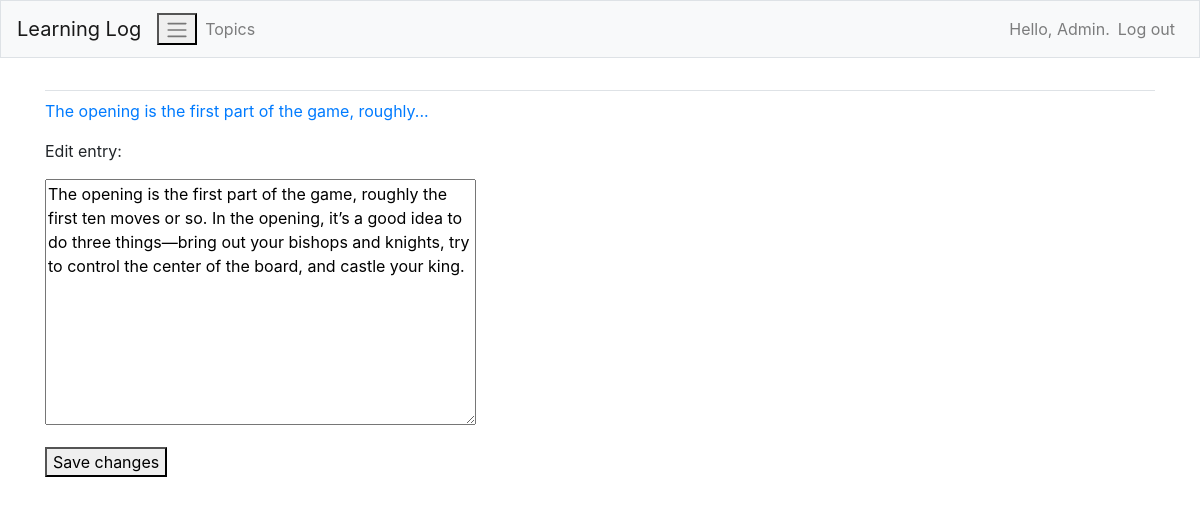
The page /edit_entry/1/ (signed in) on the database its author committed.
### MainApp/models.py (models this page shows)
class Entry(models.Model):
    topic = models.ForeignKey(Topic,on_delete=models.CASCADE)
    text = models.TextField()
    date_added = models.DateTimeField(auto_now_add=True)
    class Meta:
        verbose_name_plural = 'entries'
    def __str__(self):
        return f"{self.text[:50]}..."

### MainApp/views.py (the view)
# urls.py: path('edit_entry/<int:entry_id>/', views.edit_entry, name='edit_entry'),
@login_required
def edit_entry(request,entry_id):
    entry = Entry.objects.get(id=entry_id)
    topic =  entry.topic
    if topic.owner != request.user:
        raise Http404
    if request.method != 'POST':
        form = EntryForm(instance=entry)
    else:
        form = EntryForm(instance=entry, data=request.POST)
        if form.is_valid():
            form.save()
            return redirect('MainApp:topic', topic_id=topic.id)
    context = {'entry':entry, 'topic':topic, 'form':form}
    return render(request, 'MainApp/edit_entry.html', context)

### MainApp/forms.py
class EntryForm(forms.ModelForm):
    class Meta:
        model = Entry
        fields = ['text']
        labels = {'text': ''}

### MainApp/templates/MainApp/edit_entry.html (shortened to what this page needs)
{% extends "MainApp/base.html" %}
{% block content %}
<p><a href="{% url 'MainApp:topic' topic.id %}">{{ entry }}</a></p>
<p>Edit entry:</p>
<form action="{% url 'MainApp:edit_entry' entry.id %}" method='post'>
    {{form.as_p}}
    <button name="submit">Save changes</button>
</form>
{% endblock content %}

### MainApp/templates/MainApp/base.html (shortened to what this page needs)
{% load bootstrap4 %}
<!doctype html>
<html lang="en">
<head>
    {% bootstrap_css %}
</head>
<body>
    <nav class ="navbar navbar-expand-md navbar-light bg-light mb-4 border">
        <a class="navbar-brand" href="{% url 'MainApp:index'%}">
            Learning Log</a>
        <button class ="navbar-toggle" type="button" data-toggle="collapse"
            data-target="#navbarCollapse" aria-controls="navbarCollapse"
            aria-expanded="false" aria-label="Toggle navigation">
            <span class="navbar-toggler-icon"></span></button>
        <div class="collapse navbar-collapse" id="navbarCollapse">
            <ul class="navbar-nav mr-auto">
                <li class="nav-item">
                    <a class="nav-link" href = "{% url 'MainApp:topics'%}">
                        Topics</a></li>
            </ul>
            <ul class="navbar-nav ml-auto">
                {% if user.is_authenticated %}
                    <li class="nav-item">
                        <span class="navbar-text"}">Hello, {{ user.username }}.</span>
                    </li>
                    <li class="nav-item">
                        <a class="nav-link" href = "{% url 'users:logout' %}">Log out</a>
                    </li>
                {% else %}
                    <li class="nav-item">
                        <a class="nav-link" href ="{% url 'users:register' %}">Register</a>
                    </li>
                    <li class="nav-item">
                        <a class="nav-link" href = "{% url 'users:login' %}">Log in</a></li>
                {% endif %}
            </ul>
        </div>
    </nav>
    <main role="main" class='container'>
        <div class='pb-2 mb-2 border-bottom'>
        </div>
        <div>
            {% block content %}{% endblock content %}
        </div>
    </main>
</body>
</html>

### rows shown on the page
Entry: text "The opening is the first part of the game, roughly...", text "The opening is the first part of the game, roughly the first ten moves or so. In the opening, it’s a good idea to do three things—bring out your bishops and knights, try to control the center of the board, and castle your king."

### other values the page prints
{{ user.username }} "Admin"
